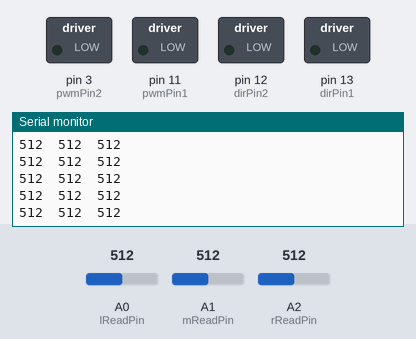
Bench run of a sketch on a simulated Arduino Uno, built with avr-gcc and run on an emulated ATmega328P. Shown: switched loads named in the sketch (green lamp = pin HIGH), the last lines printed to the serial monitor. Inputs (shaded band) come from the test bench; at power-on: A0 (lReadPin) = 512, A1 (mReadPin) = 512, A2 (rReadPin) = 512.

Above: at 1.2 s.
1.3 s: A0 (lReadPin) set to 11
At 1.9 s:
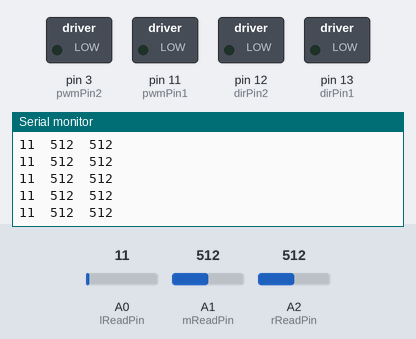
2.8 s: A0 (lReadPin) set to 8
At 3.9 s:
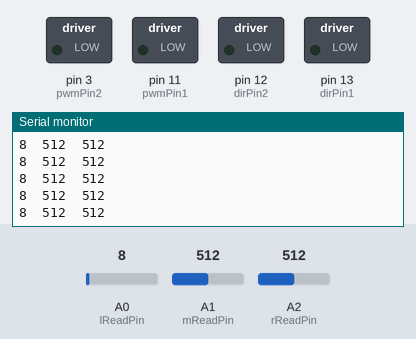
Timing chart, 0 to 5.8 s (numbered marks = the images above; inputs shaded):
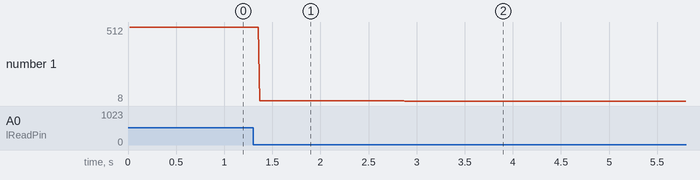

The sketch:

Motion2Test.ino
```cpp
/*10/27/2015
Motion 2 Workshop

Written by Dan Godrick

Sparkfun MotorShield
QRD1114 light sensors

*/


//Declare variables

const int dirPin1 = 13;//DirB left motor
const int dirPin2 = 12;//DirA right motor
const int pwmPin1 = 11;//PWMB left motor speed
const int pwmPin2 = 3; //PWMA right motor speed

const int lReadPin = 14;//a0 left sensor
const int mReadPin = 15;//a1 middle sensor
const int rReadPin = 16;//a2 right sensor


void setup()
{
  //Set PinMode to OUTPUT)
  pinMode(dirPin1,OUTPUT);
  pinMode(dirPin2,OUTPUT);
  pinMode(pwmPin1,OUTPUT);
  pinMode(pwmPin2,OUTPUT);

  //Set read pins to INPUT
  pinMode(lReadPin,INPUT);
  pinMode(mReadPin,INPUT);
  pinMode(rReadPin,INPUT);

  Serial.begin(9600);

  //Check sensors
  Serial.print("Left");
  Serial.print("\t");
  Serial.print("Mid");
  Serial.print("\t");
  Serial.println("Right");
}

void loop()
{
  getSensorData(); //function to get sensor data
  //testMotion();
  //doARectangle(); //function to check motors
}

void doARectangle()
{
  delay(2000);
  goForward();
  pause();
  turnLeft();
  pause();
  goForward();
  pause();
  turnLeft();
  pause();
  goForward();
  pause();
  turnLeft();
  pause();
  goForward();
  delay(10000);
}

void getSensorData()
{
  int lRead = analogRead(lReadPin);
  int mRead = analogRead(mReadPin);
  int rRead = analogRead(rReadPin);
  Serial.print(lRead);
  Serial.print("\t");
  Serial.print(mRead);
  Serial.print("\t");
  Serial.println(rRead);
}

void testMotion()
{
  delay(2000);
  goForward();
  pause();
  turnLeft();
  pause();
  goForward();
  pause();
  turnRight();
  pause();
  goBack();
  pause();
}

void goForward()
{
  digitalWrite(dirPin1,LOW);
  digitalWrite(dirPin2,LOW);
  analogWrite(pwmPin1,128);
  analogWrite(pwmPin2,128);
  delay(2000);
}

void goBack()
{
  digitalWrite(dirPin1,HIGH);
  digitalWrite(dirPin2,HIGH);
  analogWrite(pwmPin1,128);
  analogWrite(pwmPin2,128);
  delay(2000);
}

void turnLeft()
{
  digitalWrite(dirPin1,LOW);
  digitalWrite(dirPin2,HIGH);
  analogWrite(pwmPin1,128);
  analogWrite(pwmPin2,128);
  delay(500);
}

void turnRight()
{
  digitalWrite(dirPin1,HIGH);
  digitalWrite(dirPin2,LOW);
  analogWrite(pwmPin1,128);
  analogWrite(pwmPin2,128);
  delay(500);
}

void pause()
{
  digitalWrite(dirPin1,LOW);
  digitalWrite(dirPin2,LOW);
  digitalWrite(pwmPin1,LOW);
  digitalWrite(pwmPin2,LOW);
  delay(2000);
}
```

Measured:
- after the input at 1.3 s, the serial monitor: prints a new line after 0.07 s (image 1)
- after the input at 2.8 s, the serial monitor: prints a new line after 0.08 s (image 2)
- plotted number 1: 512 → 11 after the input at 1.3 s, 11 → 8 after the input at 2.8 s
